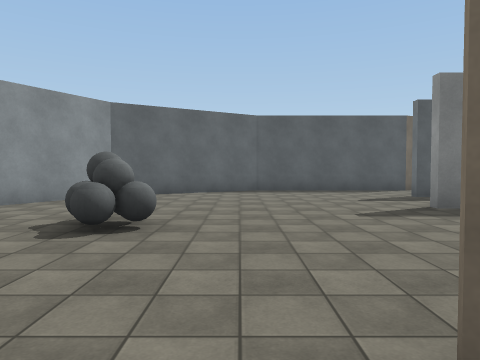
View 1 (above)

24 first-person views from a walk through a 3-D level made in the Unity game engine. The camera is 1.5 m above the floor, tilts 2° down and sees 70° across. The floor is counted in squares, 2 m on a side. Each view is taken from the middle of a square. On the plan, view 1 faces up. The plan holds only what a view shows up to about 11 squares ahead; the rest is blank. The place goes on beyond the plan. The player is left out. Surface patterns are stand-ins for the level's own textures.

View 2
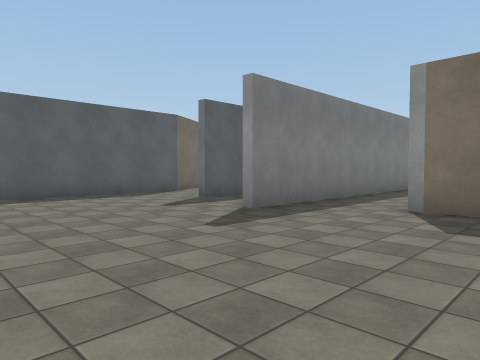

View 3
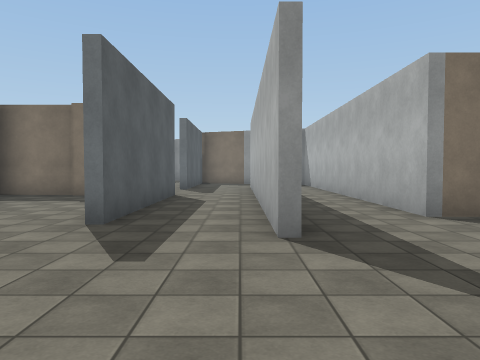

View 4
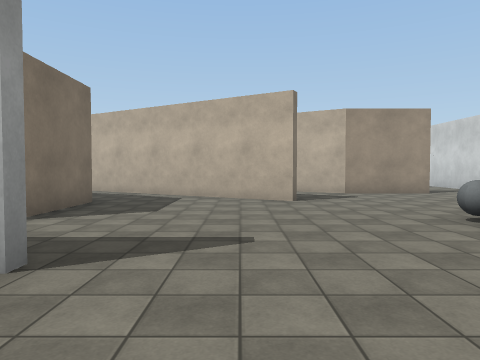

View 5
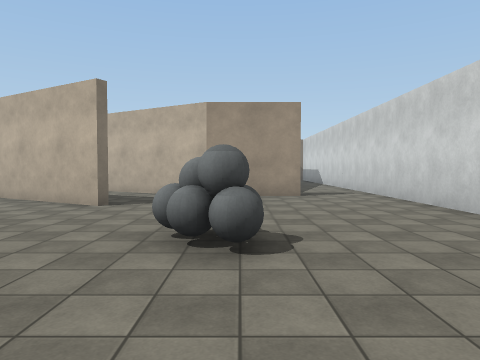

View 6
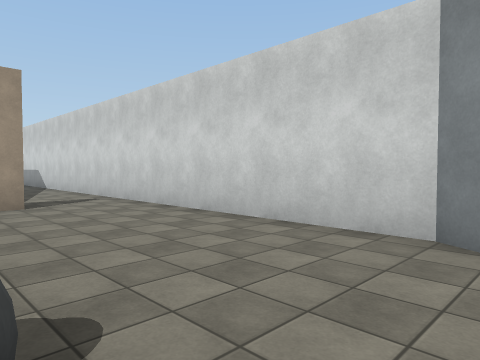

View 7
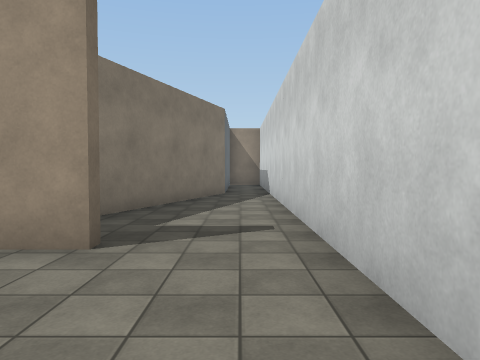

View 8
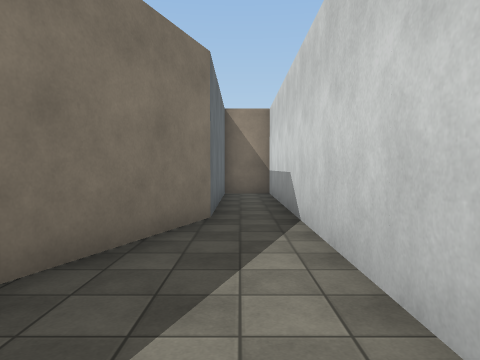

View 9
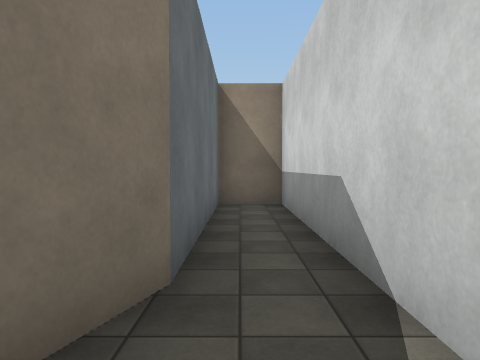

View 10
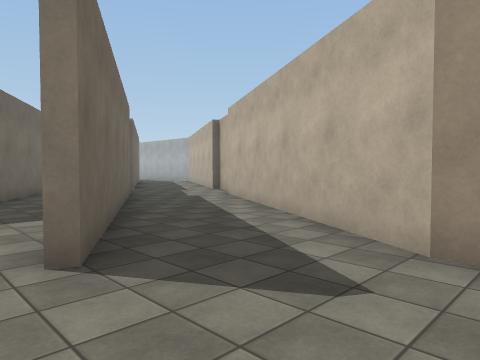

View 11
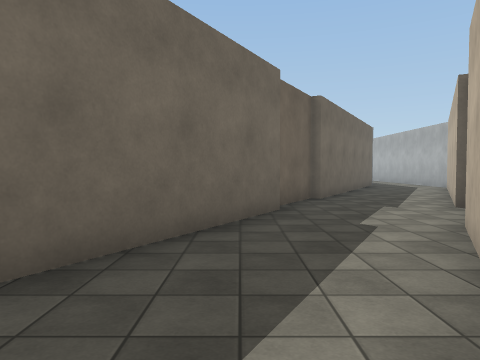

View 12
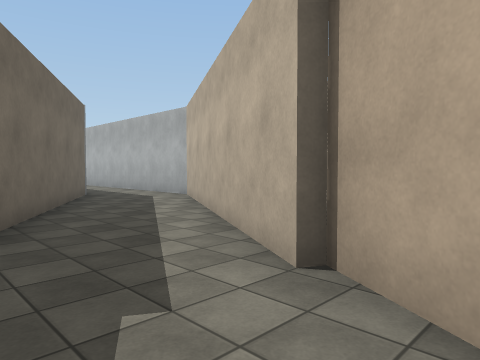

View 13
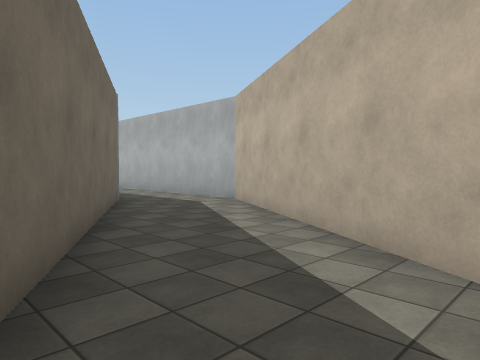

View 14
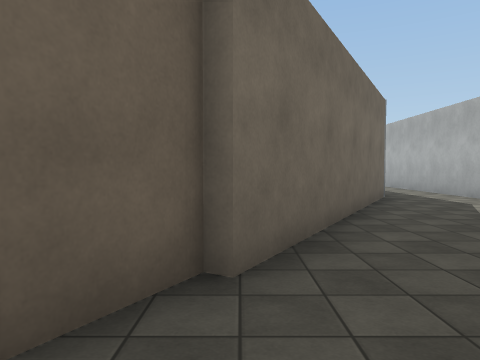

View 15
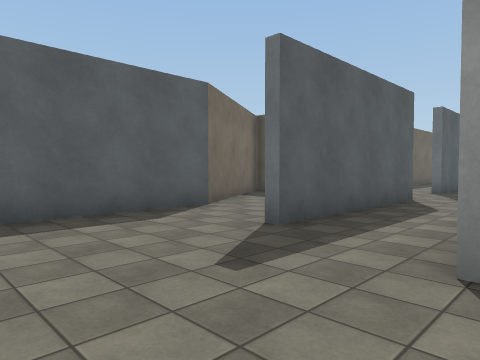

View 16
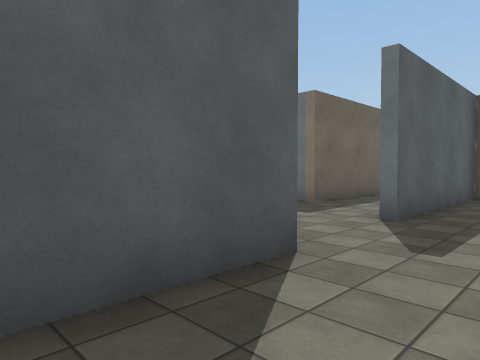

View 17
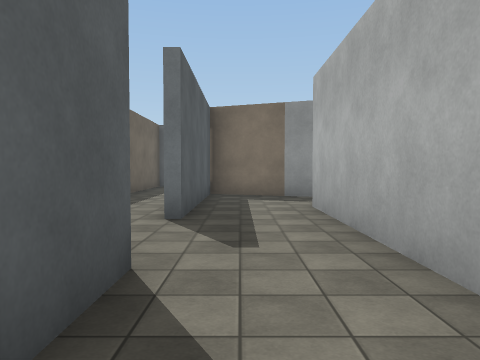

View 18
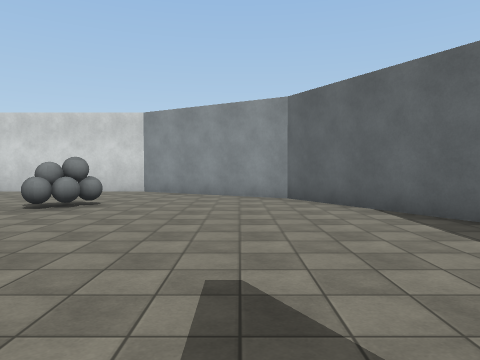

View 19
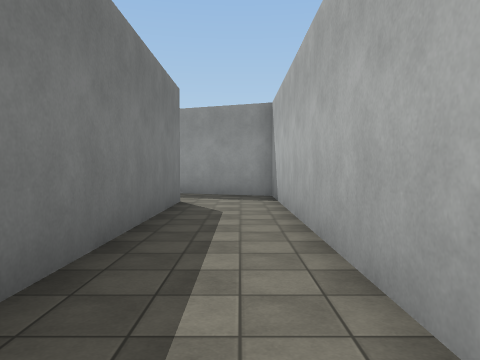

View 20
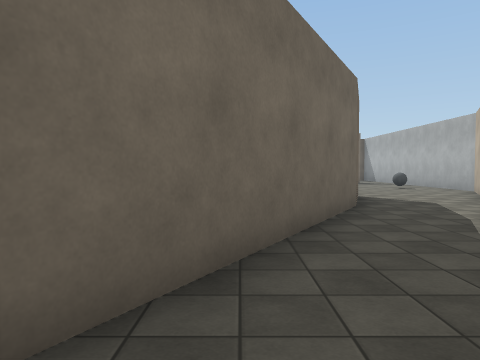

View 21
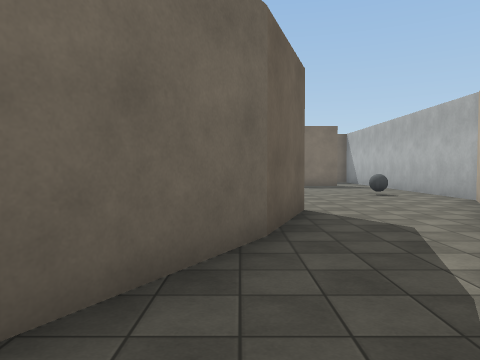

View 22
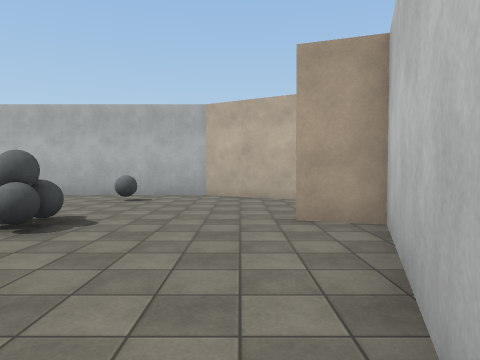

View 23
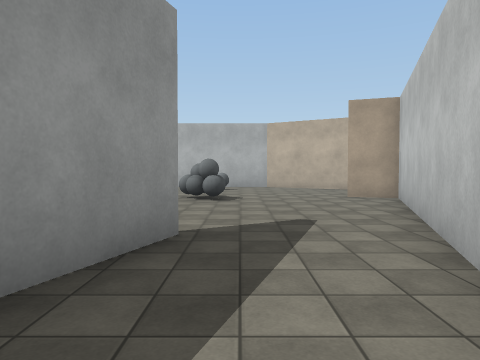

View 24
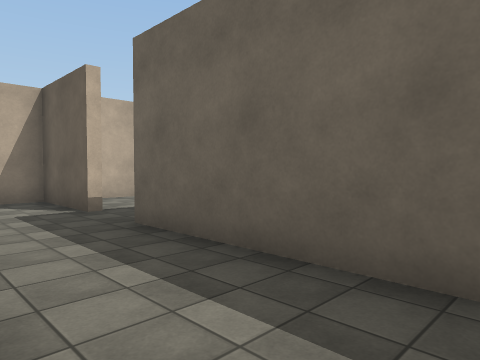

### Floor plan
Key: @ floor where view 1 was taken; # wall or solid block; . floor; B grey ball.
Columns run from 6 left of view 1 to 18 right of it. Each row starts with its distance up from view 1.
 14               ###
 13             ###.#.
 12      ########...#...#
 11     ##.........####.#####
 10   ###......... #.........
  9   #........#####...#####.
  8  ##...................##
  7 ##....................#
  6 #.........##########..#.
  5 #...B................##..
  4 #...BB......##########..#
  3 #...........#       ##..#
  2 #...........#       #...#
  1 #......##...###     #....
  0 #.....@.##....###  ##....
 -1 #..##....###....## #.....
 -2 #...###....###...###....B
 -3 #...  ###....###...##...
 -4 #..#    ###....##........
 -5 #..#      ##....###......
 -6 #..#       ###....###..BB
 -7 #.##         ###....##...
 -8 #.#            ###...####
 -9 #.#              ##......
-10 #.#               #######
-11 #.#
-12 #.#
-13 #.#
-14 ###

Where each view was taken, in squares from view 1:
view 1: 0 up, 0 right, facing up
view 2: 2 up, 1 left, facing up-right
view 3: 7 up, 0 right, facing right
view 4: 9 up, 2 right, facing down
view 5: 8 up, 2 left, facing down
view 6: 6 up, 2 left, facing down-left
view 7: 2 up, 5 left, facing down
view 8: 3 down, 5 left, facing down
view 9: 6 down, 5 left, facing down
view 10: 2 up, 2 left, facing down-right
view 11: 2 down, 1 right, facing right
view 12: 4 down, 6 right, facing down-right
view 13: 4 down, 8 right, facing down-right
view 14: 4 down, 7 right, facing right
view 15: 6 up, 1 right, facing up-right
view 16: 7 up, 7 right, facing up-right
view 17: 8 up, 7 right, facing right
view 18: 8 up, 5 right, facing left
view 19: 5 up, 6 right, facing right
view 20: 0 up, 5 right, facing right
view 21: 2 down, 8 right, facing right
view 22: 2 up, 15 right, facing down
view 23: 6 up, 17 right, facing down
view 24: 9 up, 18 right, facing up-left
